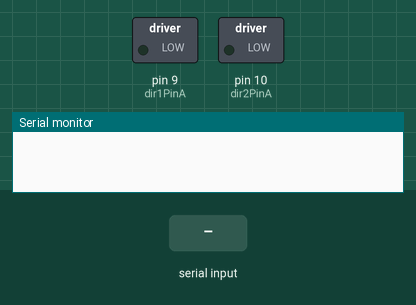
Bench run of a sketch on a simulated Arduino Uno, built with avr-gcc and run on an emulated ATmega328P. Parts: switched loads named in the sketch (green lamp = pin HIGH), the last lines printed to the serial monitor. Inputs (shaded band) come from the test bench.

Above: at 1.2 s.
1.3 s: "o" received over Serial
At 2.3 s:
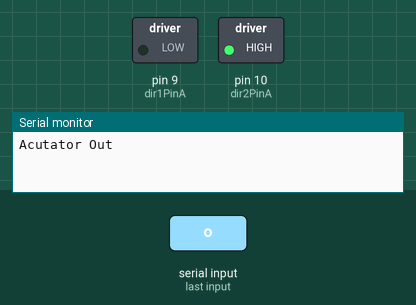
2.8 s: "i" received over Serial
At 3.5 s:
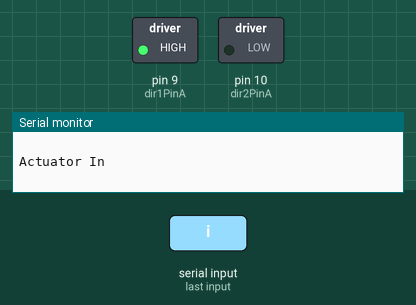
Timing chart, 0 to 5.8 s (numbered marks = the images above; inputs shaded):
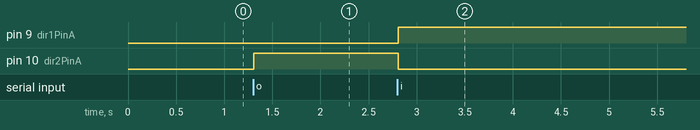

The sketch:

Actuator.ino
```cpp
int dir1PinA = 9; // Actuator Controller IN1
int dir2PinA = 10; // Actuator Controller IN2

//Keyboard Controls:
// O - Out
// I - In


void setup() {
  // put your setup code here, to run once:
  Serial.begin(1200);
  pinMode(dir1PinA,OUTPUT);
  pinMode(dir2PinA,OUTPUT);
}

void loop() {
  // put your main code here, to run repeatedly:
  if(Serial.available() > 0)
  {
    int inByte = Serial.read();
    int speed;

    switch (inByte)
    {
      case 'o': // Acutator Out
      digitalWrite(dir1PinA, LOW);
      digitalWrite(dir2PinA, HIGH);
      Serial.println("Acutator Out"); // Prints out “Actuator” on the serial monitor
      Serial.println("   "); // Creates a blank line printed on the serial
      break;

      case 'i': // Actuator In
      digitalWrite(dir1PinA, HIGH);
      digitalWrite(dir2PinA, LOW);
      Serial.println("Actuator In");
      Serial.println("   ");
      break;

       default:
        // Turn off the motor if any other key is being pressed
        break;
   }
  }
}
```

Measured:
- after the input at 1.3 s, pin 10 (dir2PinA): LOW → HIGH at once
- after the input at 2.8 s, pin 9 (dir1PinA): LOW → HIGH at once; pin 10 (dir2PinA): HIGH → LOW at once
